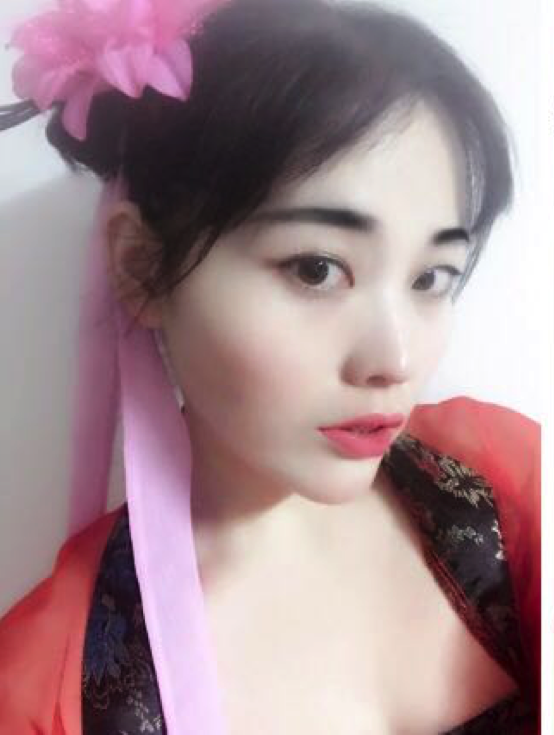
#> input picture opencv进阶/2.jpg, 554 x 735 px
$ python '06漫画风格原理及代码.py'
#> lines starting #> are read from the running program, lines starting #| are printed output that depends on the picture; after the words box and inside, x2 and y2 are one past the last pixel; in counts of white or black regions, pixels touching at a corner belong together
#漫画风格原理：由于漫画风格的图片线条比较粗糙，保留了很多墨水绘制的线条，因此思路如下，
#将彩色图像转换成灰度图，边缘检测，对于检测的边缘增强并二值化加粗线条，最后与原图叠加得到最终效果。
import cv2

def main():
 img_rgb = cv2.imread("2.jpg")  #读取图片
#> img_rgb is the input picture: shape (735, 554, 3); mean B, G, R 144.9, 139.4, 165.7
 img_color = img_rgb
 img_gray = cv2.cvtColor(img_rgb, cv2.COLOR_RGB2GRAY)  #原图灰度化
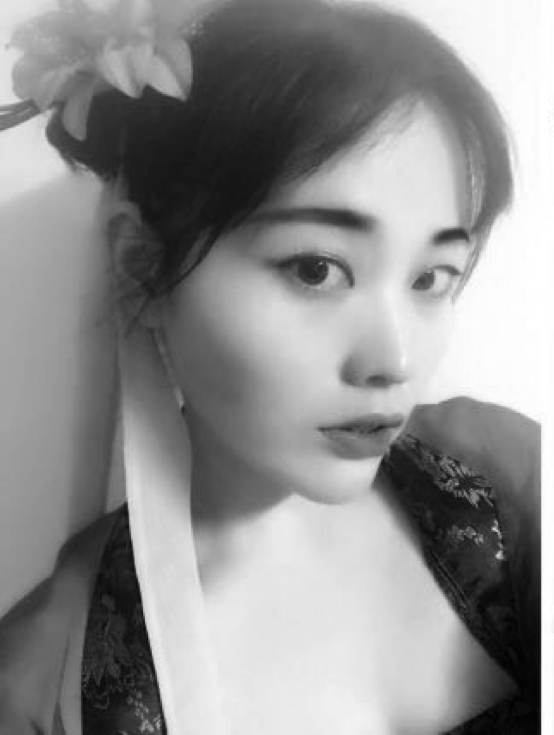
#> img_gray: shape (735, 554); min 2, max 255, mean 144
 img_blur = cv2.medianBlur(img_gray, 7)           #进行中值滤波
 #检测到边缘并且增强其效果，adaptiveThreshold是Opencv自带的自适应阈值二值化函数
 img_edge = cv2.adaptiveThreshold(img_blur,255,
          cv2.ADAPTIVE_THRESH_MEAN_C,
          cv2.THRESH_BINARY,
          blockSize=9,
          C=2)
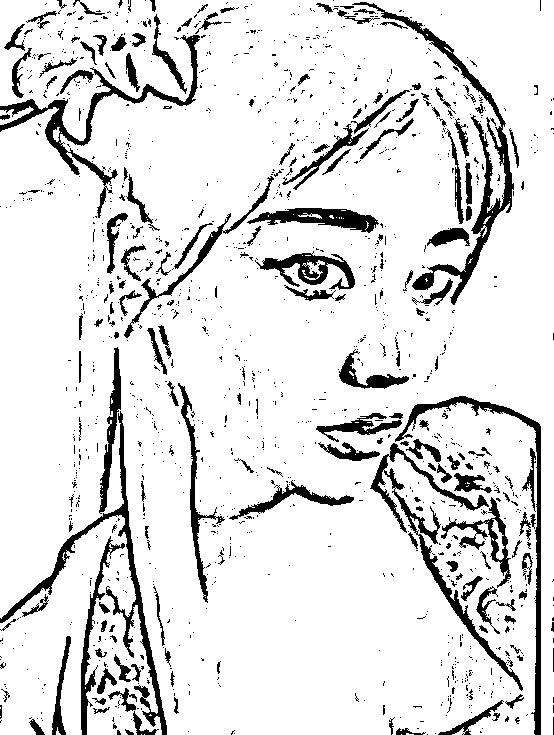
#> img_edge: shape (735, 554); 88.1% white; 1348 black regions (1161 under 20 px), largest, box (x1, y1, x2, y2) and area: (352, 2, 514, 305) 3992, (0, 411, 167, 735) 3522, (0, 35, 200, 218) 3299
 #转换回彩色图像
 img_edge = cv2.cvtColor(img_edge, cv2.COLOR_GRAY2RGB)
 img_cartoon = cv2.bitwise_and(img_color, img_edge)   #最后经过二进制与操作将图像叠加
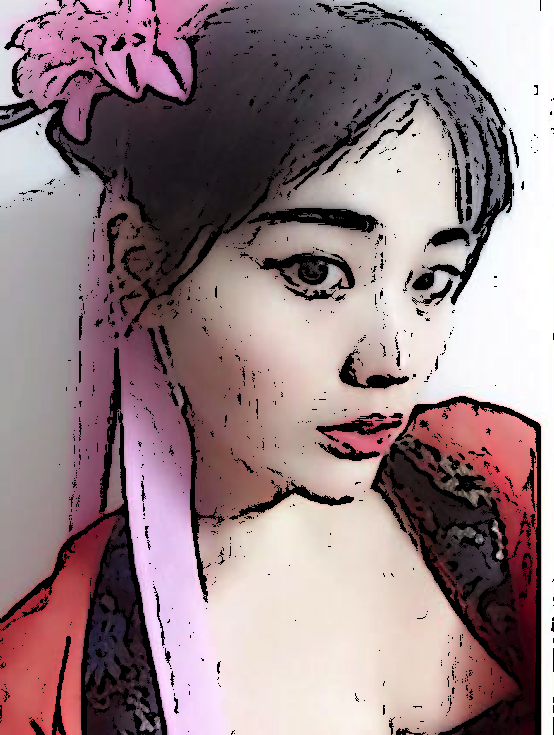
#> img_cartoon: shape (735, 554, 3); mean B, G, R 133.7, 129.4, 151.4
 # 保存转换后的图片
 cv2.imshow("out", img_cartoon)
 cv2.waitKey(0)
if __name__ == '__main__':
     main()
